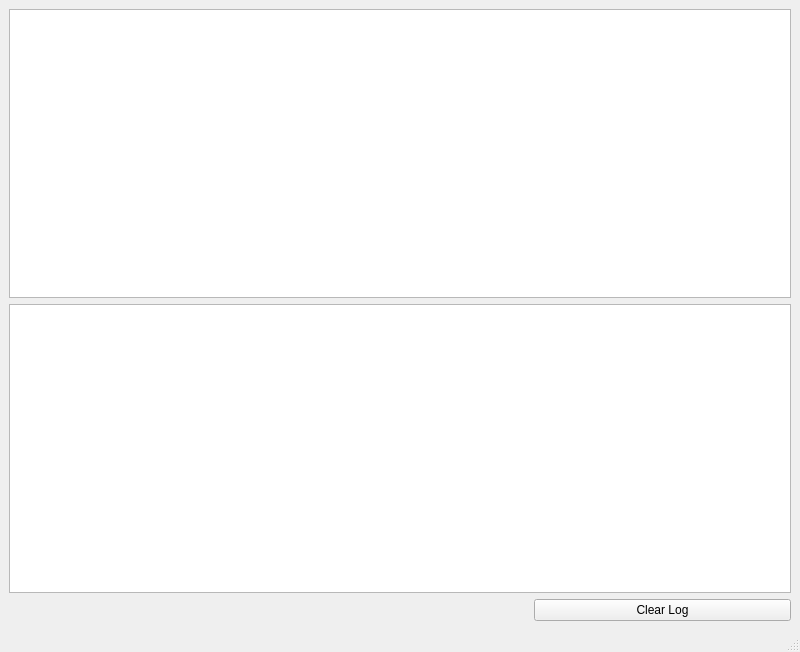
<?xml version="1.0" encoding="UTF-8"?>
<ui version="4.0">
 <class>MainWindow</class>
 <widget class="QMainWindow" name="MainWindow">
  <property name="geometry">
   <rect>
    <x>0</x>
    <y>0</y>
    <width>800</width>
    <height>652</height>
   </rect>
  </property>
  <property name="windowTitle">
   <string>MainWindow</string>
  </property>
  <widget class="QWidget" name="centralwidget">
   <layout class="QVBoxLayout" name="verticalLayout">
    <item>
     <widget class="QTableView" name="ProcessesView">
      <attribute name="horizontalHeaderCascadingSectionResizes">
       <bool>false</bool>
      </attribute>
      <attribute name="horizontalHeaderStretchLastSection">
       <bool>true</bool>
      </attribute>
     </widget>
    </item>
    <item>
     <widget class="QListView" name="LogView"/>
    </item>
    <item>
     <layout class="QHBoxLayout" name="horizontalLayout">
      <item>
       <widget class="QWidget" name="placeholder2" native="true"/>
      </item>
      <item>
       <widget class="QWidget" name="placeholder1" native="true"/>
      </item>
      <item>
       <widget class="QPushButton" name="pushButton">
        <property name="text">
         <string>Clear Log</string>
        </property>
       </widget>
      </item>
     </layout>
    </item>
   </layout>
  </widget>
  <widget class="QMenuBar" name="menubar">
   <property name="geometry">
    <rect>
     <x>0</x>
     <y>0</y>
     <width>800</width>
     <height>21</height>
    </rect>
   </property>
  </widget>
  <widget class="QStatusBar" name="statusbar"/>
 </widget>
 <resources/>
 <connections/>
</ui>
